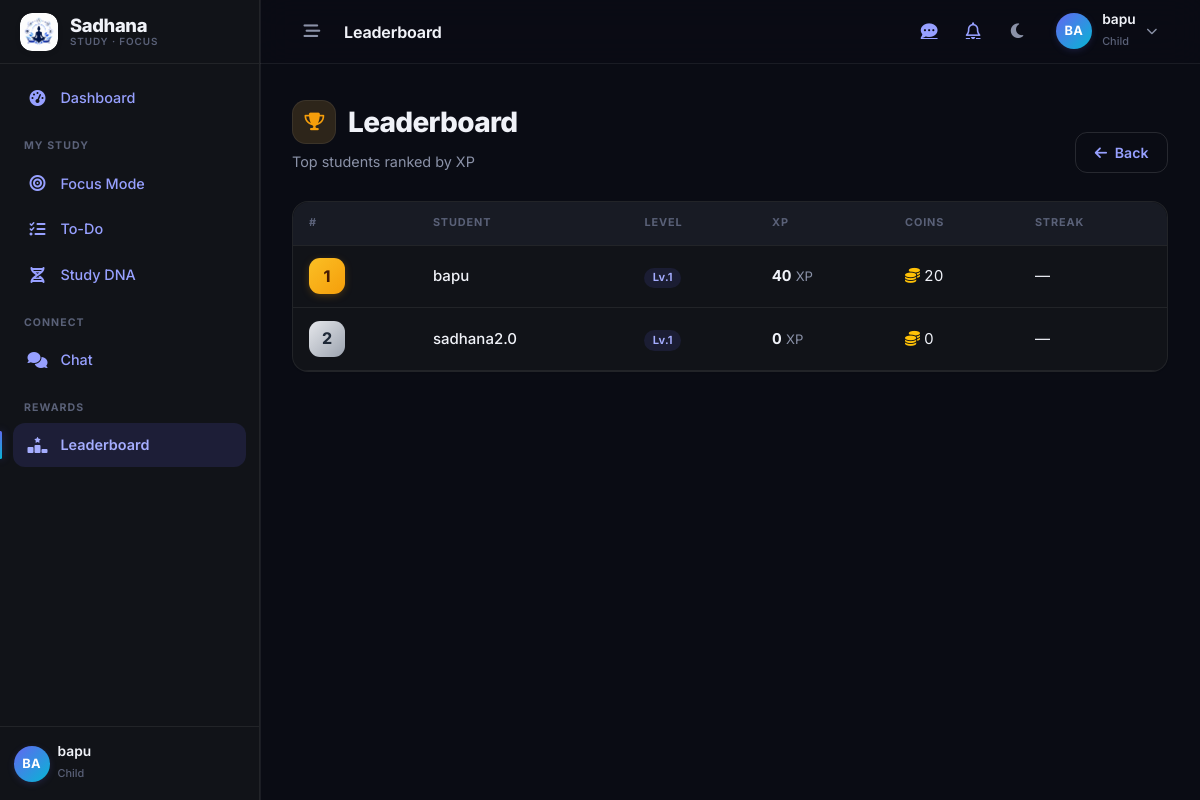
The app's page /rewards/leaderboard/ (signed in) with its own data.
### users/models.py (models this page shows, shortened)
class User(AbstractUser):
    ROLE_CHOICES = (
        ('PARENT', 'Parent'),
        ('CHILD', 'Child'),
        ('ADMIN', 'Admin'),
    )
    role = models.CharField(max_length=10, choices=ROLE_CHOICES, default='CHILD')
    child_id = models.CharField(max_length=20, unique=True, blank=True, null=True)

### rewards/models.py (models this page shows, shortened)
class RewardProfile(models.Model):
    user = models.OneToOneField(
        settings.AUTH_USER_MODEL, on_delete=models.CASCADE,
        related_name='reward_profile'
    )
    xp = models.IntegerField(default=0)
    coins = models.IntegerField(default=0)
    total_tasks_completed = models.IntegerField(default=0)
    total_focus_sessions = models.IntegerField(default=0)
    current_streak = models.IntegerField(default=0, help_text="Consecutive days with at least one study session")
    longest_streak = models.IntegerField(default=0)
    last_active_date = models.DateField(null=True, blank=True)
    all_tasks_done_streak = models.IntegerField(default=0, help_text="Consecutive days all tasks completed")
    best_all_tasks_done_streak = models.IntegerField(default=0)
    weekly_goals_met = models.IntegerField(default=0)
    monthly_goals_met = models.IntegerField(default=0)
    tasks_completed_before_8am = models.IntegerField(default=0)
    @property
    def level(self):
        return get_level_info(self.xp)[0]
    class Meta:
        ordering = ['-xp']

### rewards/views.py (the view)
# urls.py: path('leaderboard/', views.leaderboard_view, name='reward_leaderboard'),
@login_required
def leaderboard_view(request):
    leaderboard = get_leaderboard()
    return render(request, 'rewards/leaderboard.html', {
        'leaderboard': leaderboard,
    })

### rewards/models.py (called while the page is built)
def xp_for_level(n):
    return 100 * n * (n + 1) // 2

def get_level_info(xp):
    level = 1
    while True:
        threshold = xp_for_level(level)
        if xp < threshold:
            prev = xp_for_level(level - 1) if level > 1 else 0
            return level, threshold - prev, xp - prev
        level += 1

### rewards/services.py (called while the page is built)
def get_leaderboard(limit=20):
    return RewardProfile.objects.select_related('user').filter(
        user__role='CHILD'
    ).order_by('-xp')[:limit]

### templates/rewards/leaderboard.html (shortened to what this page needs)
{% extends 'base.html' %}
{% block topbar_title %}Leaderboard{% endblock %}
{% block content %}
<div class="sd-page-header">
    <div>
        <h2 class="sd-page-title"><span class="sd-title-icon" style="background:rgba(245,183,61,.15);color:var(--sd-warning);"><i class="fa-solid fa-trophy"></i></span> Leaderboard</h2>
        <p class="sd-page-subtitle">Top students ranked by XP</p>
    </div>
    <div class="sd-page-actions">
        <a href="{% url 'dashboard_router' %}" class="btn btn-outline-secondary"><i class="fa-solid fa-arrow-left me-1"></i> Back</a>
    </div>
</div>
<div class="sd-table-wrap d-none d-md-block">
    {% if leaderboard %}
    <div class="table-responsive">
        <table class="table table-hover align-middle mb-0">
            <thead>
                <tr>
                    <th>#</th>
                    <th>Student</th>
                    <th>Level</th>
                    <th>XP</th>
                    <th>Coins</th>
                    <th>Streak</th>
                </tr>
            </thead>
            <tbody>
                {% for p in leaderboard %}
                <tr>
                    <td>
                        {% if forloop.counter <= 3 %}
                            <span class="leader-rank r{{ forloop.counter }}">{{ forloop.counter }}</span>
                        {% else %}
                            <span class="text-muted tabular">{{ forloop.counter }}</span>
                        {% endif %}
                    </td>
                    <td class="fw-medium">{{ p.user.username }}</td>
                    <td><span class="badge soft-primary">Lv.{{ p.level }}</span></td>
                    <td><strong class="tabular">{{ p.xp }}</strong> <span class="text-muted small">XP</span></td>
                    <td class="tabular"><i class="fa-solid fa-coins text-warning me-1"></i>{{ p.coins }}</td>
                    <td class="tabular">{% if p.current_streak > 0 %}<i class="fa-solid fa-fire text-warning me-1"></i>{{ p.current_streak }} days{% else %}&mdash;{% endif %}</td>
                </tr>
                {% endfor %}
            </tbody>
        </table>
    </div>
    {% else %}
    <div class="empty-state">
        <span class="es-icon"><i class="fa-solid fa-trophy"></i></span>
        <p class="es-text">No students yet.</p>
    </div>
    {% endif %}
</div>
{% endblock %}

### templates/base.html (shortened to what this page needs)
{% load static %}
<!DOCTYPE html>
<html lang="en" data-bs-theme="dark">
<head>
    <link href="https://cdn.jsdelivr.net/npm/bootstrap@5.3.2/dist/css/bootstrap.min.css" rel="stylesheet">
    <link rel="stylesheet" href="https://cdnjs.cloudflare.com/ajax/libs/font-awesome/6.4.2/css/all.min.css" />
    <link rel="stylesheet" href="/static/css/style.css?v=20260908">
</head>
<body class="{% if user.is_authenticated %}has-sidebar{% endif %} {% block body_class %}{% endblock %}">
    {% if user.is_authenticated %}
    <div class="sd-app">
        <aside class="sd-sidebar" id="sdSidebar" aria-label="Main navigation">
            <a class="sd-sidebar-brand" href="{% url 'home' %}" title="Sadhana">
                <span class="sd-brand-mark"><img src="{% static 'images/logo.jpeg' %}" alt="Sadhana logo"></span>
                <span class="sd-brand-name">Sadhana<small>Study &middot; Focus</small></span>
            </a>
            <nav class="sd-nav">
                <a class="sd-nav-link {% if request.resolver_match.url_name == 'dashboard_router' or request.resolver_match.url_name == 'parent_dashboard' or request.resolver_match.url_name == 'child_dashboard' %}active{% endif %}"
                   href="{% url 'dashboard_router' %}">
                    <i class="fa-solid fa-gauge-high"></i><span>Dashboard</span>
                </a>
                {% if user.role == 'CHILD' %}
                <div class="sd-nav-heading">My Study</div>
                <a class="sd-nav-link {% if request.resolver_match.url_name and 'focus' in request.resolver_match.url_name %}active{% endif %}"
                   href="{% url 'focus_session' %}">
                    <i class="fa-solid fa-bullseye"></i><span>Focus Mode</span>
                </a>
                <a class="sd-nav-link {% if request.resolver_match.url_name == 'todo_dashboard' %}active{% endif %}"
                   href="{% url 'todo_dashboard' %}">
                    <i class="fa-solid fa-list-check"></i><span>To-Do</span>
                </a>
                <a class="sd-nav-link {% if request.resolver_match.url_name == 'studydna_dashboard' %}active{% endif %}"
                   href="{% url 'studydna_dashboard' %}">
                    <i class="fa-solid fa-dna"></i><span>Study DNA</span>
                </a>
                {% endif %}
                {% if user.role == 'PARENT' or user.role == 'CHILD' %}
                <div class="sd-nav-heading">Connect</div>
                <a class="sd-nav-link {% if request.resolver_match.url_name == 'chat_page' %}active{% endif %}"
                   href="{% url 'chat:chat_page' %}">
                    <i class="fa-solid fa-comments"></i><span>Chat</span>
                </a>
                {% endif %}
                {% if user.is_staff or user.role == 'ADMIN' or user.role == 'PARENT' or user.role == 'CHILD' %}
                <div class="sd-nav-heading">Rewards</div>
                <a class="sd-nav-link {% if request.resolver_match.url_name == 'reward_leaderboard' %}active{% endif %}"
                   href="{% url 'reward_leaderboard' %}">
                    <i class="fa-solid fa-ranking-star"></i><span>Leaderboard</span>
                </a>
                {% endif %}
            </nav>
            <div class="sd-nav-footer">
                <div class="d-flex align-items-center gap-2 sd-sidebar-footer-user">
                    <span class="sd-avatar">{{ user.username|slice:":2"|upper }}</span>
                    <span class="overflow-hidden">
                        <span class="sd-user-name d-block">{{ user.username }}</span>
                        <span class="sd-user-role">{{ user.role|lower }}</span>
                    </span>
                </div>
            </div>
        </aside>
        <div class="sd-main">
            <header class="sd-topbar">
                <button class="sd-icon-btn sd-desktop-only" id="sdCollapseToggle" type="button" aria-label="Collapse sidebar">
                    <i class="fa-solid fa-bars-staggered"></i>
                </button>
                <h1 class="sd-topbar-title">{% block topbar_title %}{% endblock %}</h1>
                <div class="ms-auto d-flex align-items-center gap-1">
                    {% if user.role == 'PARENT' or user.role == 'CHILD' %}
                    <a class="sd-icon-btn" href="{% url 'chat:chat_page' %}" aria-label="Chat messages">
                        <i class="fa-solid fa-comment-dots"></i>
                    </a>
                    {% endif %}
                    <a class="sd-icon-btn" href="{% url 'notification_list' %}" aria-label="Notifications">
                        <i class="fa-regular fa-bell"></i>
                    </a>
                    <button id="theme-toggle" class="sd-icon-btn" type="button" aria-label="Toggle color theme">
                        <i class="fa-solid fa-moon"></i>
                    </button>
                    <div class="dropdown ms-1">
                        <button class="sd-user-menu" type="button" data-bs-toggle="dropdown"
                                aria-expanded="false" aria-label="Account menu">
                            <span class="sd-avatar">{{ user.username|slice:":2"|upper }}</span>
                            <span class="d-none d-md-block">
                                <span class="sd-user-name d-block">{{ user.username }}</span>
                                <span class="sd-user-role">{{ user.role|lower }}</span>
                            </span>
                        </button>
                    </div>
                </div>
            </header>
            <main class="sd-content" id="sd-main-content">
    {% endif %}
        {% block content %}{% endblock %}
    </main>
    {% if user.is_authenticated %}
        </div>
    </div>
    {% endif %}
</body>
</html>

### records on screen
User: username "BA", username "bapu", role "Child"
RewardProfile: user.username "bapu", level "1", xp "40", coins "20"
RewardProfile: user.username "sadhana2.0", level "1", xp "0", coins "0"
